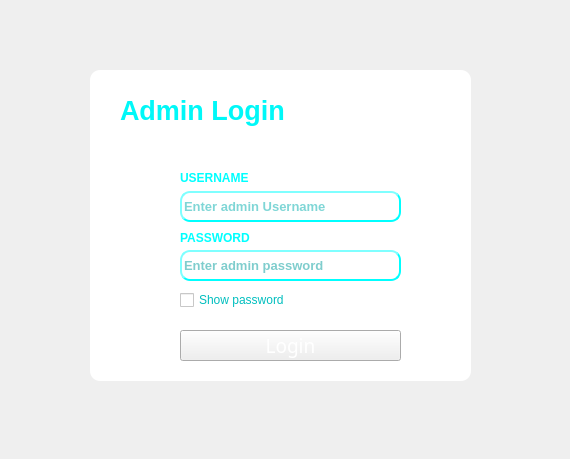
<?xml version="1.0" encoding="UTF-8"?>
<ui version="4.0">
 <class>Form</class>
 <widget class="QWidget" name="Form">
  <property name="geometry">
   <rect>
    <x>0</x>
    <y>0</y>
    <width>570</width>
    <height>459</height>
   </rect>
  </property>
  <property name="windowTitle">
   <string>Form</string>
  </property>
  <property name="styleSheet">
   <string notr="true">background:rgb(170, 255, 255)qlineargradient(spread:repeat, x1:0, y1:0, x2:1, y2:0, stop:0 rgba(0, 223, 231, 255), stop:1 rgba(255, 255, 255, 255));

QPushButton#evilButton:pressed {
    background-color: rgb(224, 0, 0);
    border-style: inset;
}</string>
  </property>
  <widget class="QLineEdit" name="lineEdit">
   <property name="geometry">
    <rect>
     <x>180</x>
     <y>191</y>
     <width>221</width>
     <height>31</height>
    </rect>
   </property>
   <property name="font">
    <font>
     <family>MS Sans Serif</family>
     <pointsize>10</pointsize>
     <weight>75</weight>
     <bold>true</bold>
    </font>
   </property>
   <property name="styleSheet">
    <string notr="true">border-style: outset;
    border-width: 2px;
    border-radius: 10px;
    border-color: rgb(0, 255, 255);
background:rgb(255, 255, 255);
color: rgb(0, 173, 173);</string>
   </property>
   <property name="placeholderText">
    <string>Enter admin Username</string>
   </property>
   <property name="cursorMoveStyle">
    <enum>Qt::VisualMoveStyle</enum>
   </property>
   <property name="clearButtonEnabled">
    <bool>true</bool>
   </property>
  </widget>
  <widget class="QLineEdit" name="lineEdit_2">
   <property name="geometry">
    <rect>
     <x>180</x>
     <y>250</y>
     <width>221</width>
     <height>31</height>
    </rect>
   </property>
   <property name="font">
    <font>
     <family>MS Sans Serif</family>
     <pointsize>10</pointsize>
     <weight>75</weight>
     <bold>true</bold>
    </font>
   </property>
   <property name="autoFillBackground">
    <bool>false</bool>
   </property>
   <property name="styleSheet">
    <string notr="true">background:rgb(255, 255, 255);
border-style: outset;
    border-width: 2px;
    border-radius: 10px;
    border-color: rgb(0, 255, 255);
color: rgb(0, 156, 156);</string>
   </property>
   <property name="inputMethodHints">
    <set>Qt::ImhHiddenText|Qt::ImhNoAutoUppercase|Qt::ImhNoPredictiveText|Qt::ImhSensitiveData</set>
   </property>
   <property name="inputMask">
    <string/>
   </property>
   <property name="frame">
    <bool>true</bool>
   </property>
   <property name="echoMode">
    <enum>QLineEdit::Password</enum>
   </property>
   <property name="placeholderText">
    <string>Enter admin password</string>
   </property>
   <property name="clearButtonEnabled">
    <bool>false</bool>
   </property>
  </widget>
  <widget class="QLabel" name="label">
   <property name="geometry">
    <rect>
     <x>120</x>
     <y>90</y>
     <width>221</width>
     <height>41</height>
    </rect>
   </property>
   <property name="maximumSize">
    <size>
     <width>221</width>
     <height>16777215</height>
    </size>
   </property>
   <property name="font">
    <font>
     <family>Tahoma</family>
     <pointsize>20</pointsize>
     <weight>75</weight>
     <bold>true</bold>
    </font>
   </property>
   <property name="styleSheet">
    <string notr="true">Background:rgb(255, 255, 255);
color:rgb(0, 248, 248)
</string>
   </property>
   <property name="frameShadow">
    <enum>QFrame::Plain</enum>
   </property>
   <property name="text">
    <string>Admin Login </string>
   </property>
  </widget>
  <widget class="QGraphicsView" name="graphicsView">
   <property name="geometry">
    <rect>
     <x>90</x>
     <y>70</y>
     <width>381</width>
     <height>311</height>
    </rect>
   </property>
   <property name="styleSheet">
    <string notr="true">background:rgb(255, 255, 255);
border-radius:10px;
</string>
   </property>
  </widget>
  <widget class="QLabel" name="label_2">
   <property name="geometry">
    <rect>
     <x>180</x>
     <y>170</y>
     <width>91</width>
     <height>16</height>
    </rect>
   </property>
   <property name="font">
    <font>
     <family>Arial</family>
     <pointsize>9</pointsize>
     <weight>75</weight>
     <bold>true</bold>
    </font>
   </property>
   <property name="styleSheet">
    <string notr="true">color:rgb(0, 255, 255);

background:rgb(255, 255, 255)</string>
   </property>
   <property name="text">
    <string>USERNAME</string>
   </property>
  </widget>
  <widget class="QLabel" name="label_3">
   <property name="geometry">
    <rect>
     <x>180</x>
     <y>230</y>
     <width>91</width>
     <height>16</height>
    </rect>
   </property>
   <property name="font">
    <font>
     <family>Arial</family>
     <pointsize>9</pointsize>
     <weight>75</weight>
     <bold>true</bold>
    </font>
   </property>
   <property name="styleSheet">
    <string notr="true">background:rgb(255, 255, 255);
color:rgb(0, 255, 255)</string>
   </property>
   <property name="text">
    <string>PASSWORD</string>
   </property>
  </widget>
  <widget class="QPushButton" name="pushButton_2">
   <property name="geometry">
    <rect>
     <x>180</x>
     <y>330</y>
     <width>221</width>
     <height>31</height>
    </rect>
   </property>
   <property name="font">
    <font>
     <family>Algerian</family>
     <pointsize>14</pointsize>
    </font>
   </property>
   <property name="styleSheet">
    <string notr="true">color:rgb(255, 255, 255)
</string>
   </property>
   <property name="text">
    <string>Login</string>
   </property>
  </widget>
  <widget class="QCheckBox" name="checkBox">
   <property name="geometry">
    <rect>
     <x>180</x>
     <y>290</y>
     <width>121</width>
     <height>20</height>
    </rect>
   </property>
   <property name="styleSheet">
    <string notr="true">background-color: rgb(255, 255, 255);
color: rgb(0, 190, 190);</string>
   </property>
   <property name="text">
    <string>Show password</string>
   </property>
  </widget>
  <zorder>graphicsView</zorder>
  <zorder>lineEdit</zorder>
  <zorder>lineEdit_2</zorder>
  <zorder>label</zorder>
  <zorder>label_2</zorder>
  <zorder>label_3</zorder>
  <zorder>pushButton_2</zorder>
  <zorder>checkBox</zorder>
 </widget>
 <resources>
  <include location="service.qrc"/>
 </resources>
 <connections>
  <connection>
   <sender>pushButton_2</sender>
   <signal>clicked()</signal>
   <receiver>lineEdit</receiver>
   <slot>copy()</slot>
   <hints>
    <hint type="sourcelabel">
     <x>265</x>
     <y>350</y>
    </hint>
    <hint type="destinationlabel">
     <x>264</x>
     <y>215</y>
    </hint>
   </hints>
  </connection>
  <connection>
   <sender>pushButton_2</sender>
   <signal>clicked()</signal>
   <receiver>lineEdit_2</receiver>
   <slot>copy()</slot>
   <hints>
    <hint type="sourcelabel">
     <x>311</x>
     <y>351</y>
    </hint>
    <hint type="destinationlabel">
     <x>306</x>
     <y>264</y>
    </hint>
   </hints>
  </connection>
  <connection>
   <sender>checkBox</sender>
   <signal>toggled(bool)</signal>
   <receiver>lineEdit_2</receiver>
   <slot>copy()</slot>
   <hints>
    <hint type="sourcelabel">
     <x>233</x>
     <y>298</y>
    </hint>
    <hint type="destinationlabel">
     <x>232</x>
     <y>272</y>
    </hint>
   </hints>
  </connection>
 </connections>
</ui>
